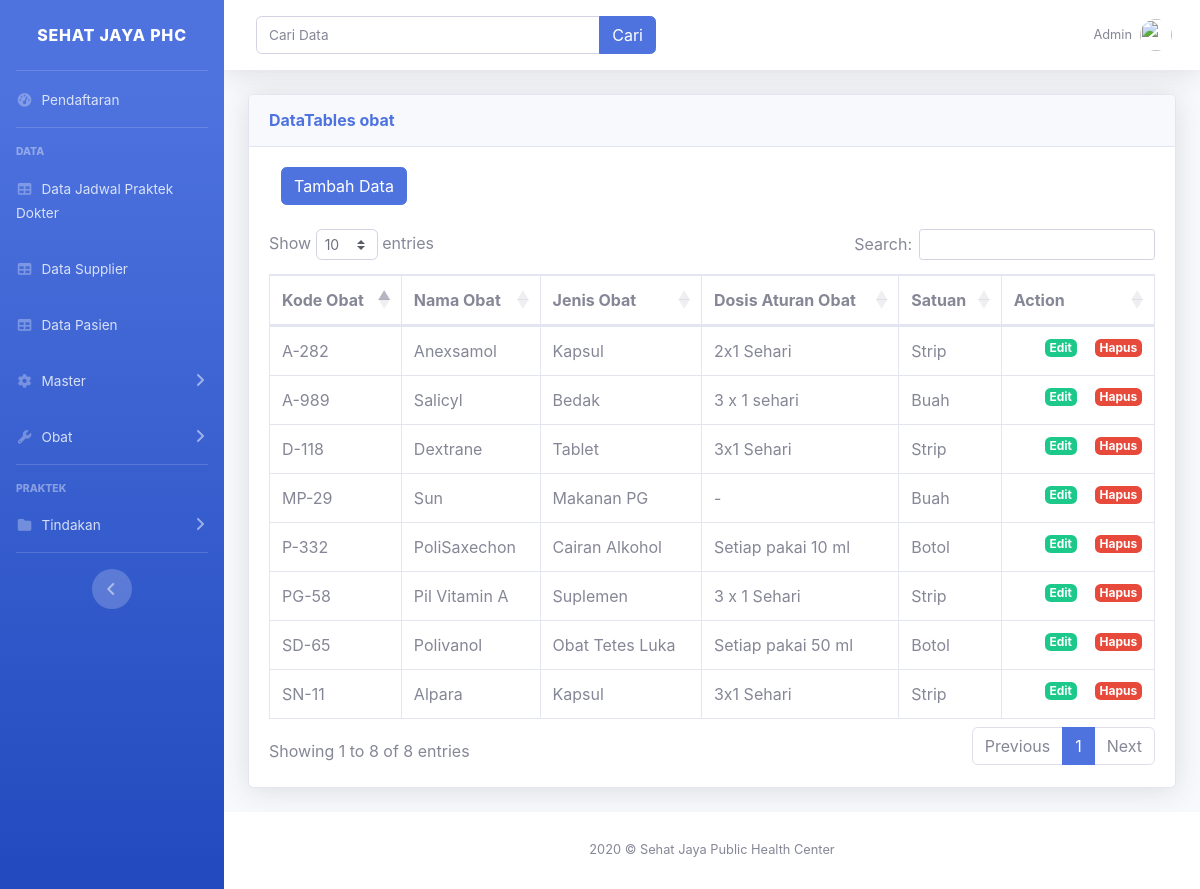
Page /index.php/obat on the committed database.
### tables this page shows
CREATE TABLE `tbl_obat` (
  `kode_obat` varchar(5) NOT NULL,
  `nama_obat` varchar(50) NOT NULL,
  `jenis_obat` varchar(50) NOT NULL,
  `dosis_aturan_obat` varchar(40) NOT NULL,
  `satuan` varchar(15) NOT NULL
);

### application/controllers/obat.php (called while the page is built, shortened)
<?php
class obat extends CI_Controller {
    public function __construct(){
        $this->load->model('obat_model');
        $this->load->library('form_validation');
    }
    public function index(){
        $data['title']='List obat';
        $data['tbl_obat']=$this->obat_model->getAllobat();
        $this->load->view('template/header', $data);
        $this->load->view('obat/index');
        $this->load->view('template/footer');
    }
}
?>

### index.php (called while the page is built, shortened)
<?php
require_once BASEPATH.'core/CodeIgniter.php';

### application/models/obat_model.php (called while the page is built, shortened)
<?php
class obat_model extends CI_Model{
    public function getAllobat(){
        return $this->db->get('tbl_obat')->result_array();
    }
}
?>

### application/views/obat/index.php (the view, shortened to what this page needs)
    <div class="card shadow mb-4">
      <div class="card-header py-3">
        <h6 class="m-0 font-weight-bold text-primary">DataTables obat</h6>
      </div>
      <div class="card-body">
        <div class="table-responsive">
            <div class="col-md-6">
              <a href="<?= base_url();?>obat/tambah" class="btn btn-primary">Tambah Data</a>
            </div>&nbsp
          <table class="table table-bordered" id="dataTable" width="100%" cellspacing="0">
            <thead>
              <tr>
                  <th>Kode Obat</th>
                  <th>Nama Obat</th>
                  <th>Jenis Obat</th>
                  <th>Dosis Aturan Obat</th>
                  <th>Satuan</th>
                  <th>Action</th>
              </tr>
            </thead>
            <tbody>
              <?php foreach($tbl_obat as $ob):?>
              <tr>
                  <td><?= $ob['kode_obat']?></td>
                  <td><?= $ob['nama_obat']?></td>
                  <td><?= $ob['jenis_obat']?></td>
                  <td><?= $ob['dosis_aturan_obat']?></td>
                  <td><?= $ob['satuan']?></td>
                  <td>
                      <a href="<?= base_url();?>obat/hapus/<?= $ob['kode_obat'];?>"
                          class="badge badge-danger float-right"
                          onclick="return confirm('Yakin Data ini akan dihapus?');">Hapus</a>
                      <a href="<?= base_url();?>obat/edit/<?= $ob['kode_obat'];?>"
                          class="badge badge-success float-right">Edit</a>
                  </td>
              </tr>
              <?php endforeach?>
            </tbody>
          </table>
        </div>
      </div>
    </div>
  </div>
</div>

### application/views/template/header.php (shortened to what this page needs)
<!DOCTYPE html>
<html lang="en">
<head>
  <link href="<?php echo base_url(); ?>/vendor/fontawesome-free/css/all.min.css" rel="stylesheet" type="text/css">
  <link href="<?php echo base_url(); ?>/css/sb-admin-2.min.css" rel="stylesheet">
  <link href="<?php echo base_url(); ?>vendor/datatables/dataTables.bootstrap4.min.css" rel="stylesheet">
</head>
<body id="page-top">
  <div id="wrapper">
    <ul class="navbar-nav bg-gradient-primary sidebar sidebar-dark accordion" id="accordionSidebar">
      <a class="sidebar-brand d-flex align-items-center justify-content-center" href="home">
        <div class="sidebar-brand-text mx-3">Sehat Jaya PHC</div>
      </a>
      <hr class="sidebar-divider my-0">
      <li class="nav-item">
        <a class="nav-link" href="pendaftaran">
          <i class="fas fa-fw fa-tachometer-alt"></i>
          <span>Pendaftaran</span></a>
      </li>
      <hr class="sidebar-divider">
      <div class="sidebar-heading">
        Data
      </div>
      <li class="nav-item">
        <a class="nav-link" href="jadwalpraktekdokter">
          <i class="fas fa-fw fa-table"></i>
          <span>Data Jadwal Praktek Dokter</span></a>
      </li>
      <li class="nav-item">
        <a class="nav-link" href="supplier ">
          <i class="fas fa-fw fa-table"></i>
          <span>Data Supplier</span></a>
      </li>
      <li class="nav-item">
        <a class="nav-link" href="pasien ">
          <i class="fas fa-fw fa-table"></i>
          <span>Data Pasien</span></a>
      </li>
      <li class="nav-item">
        <a class="nav-link collapsed" href="#" data-toggle="collapse" data-target="#collapseTwo" aria-expanded="true"
          aria-controls="collapseTwo">
          <i class="fas fa-fw fa-cog"></i>
          <span>Master</span>
        </a>
      </li>
      <li class="nav-item">
        <a class="nav-link collapsed" href="#" data-toggle="collapse" data-target="#collapseUtilities"
          aria-expanded="true" aria-controls="collapseUtilities">
          <i class="fas fa-fw fa-wrench"></i>
          <span>Obat</span>
        </a>
      </li>
      <hr class="sidebar-divider">
      <div class="sidebar-heading">
        Praktek
      </div>
      <li class="nav-item">
        <a class="nav-link collapsed" href="#" data-toggle="collapse" data-target="#collapsePages" aria-expanded="true"
          aria-controls="collapsePages">
          <i class="fas fa-fw fa-folder"></i>
          <span>Tindakan</span>
        </a>
      </li>
      <hr class="sidebar-divider d-none d-md-block">
      <div class="text-center d-none d-md-inline">
        <button class="rounded-circle border-0" id="sidebarToggle"></button>
      </div>
    </ul>
    <div id="content-wrapper" class="d-flex flex-column">
      <div id="content">
        <nav class="navbar navbar-expand navbar-light bg-white topbar mb-4 static-top shadow">
          <form action="" method="post" class="d-none d-sm-inline-block form-inline mr-auto ml-md-3 my-2 my-md-0 mw-100 navbar-search">
            <div class="input-group">
              <input type="text" class="form-control"
              placeholder="Cari Data" name="keyword">
              <div class="input-group-append">
                  <button class="btn btn-primary" type="submit">Cari</button>
              </div>
            </div>
          </form>
          <ul class="navbar-nav ml-auto">
            <li class="nav-item dropdown no-arrow d-sm-none">
            <li class="nav-item dropdown no-arrow">
              <a class="nav-link dropdown-toggle" href="#" id="userDropdown" role="button" data-toggle="dropdown"
                aria-haspopup="true" aria-expanded="false">
                <span class="mr-2 d-none d-lg-inline text-gray-600 small">Admin</span>
                <img class="img-profile rounded-circle" src="https://source.unsplash.com/QAB-WJcbgJk/60x60">
              </a>
            </li>
          </ul>
        </nav>
        <div class="container-fluid">

### application/views/template/footer.php (shortened to what this page needs)
      <footer class="sticky-footer bg-white">
        <div class="container my-auto">
          <div class="copyright text-center my-auto">
            <span>2020 &copy; Sehat Jaya Public Health Center</span>
          </div>
        </div>
      </footer>
    </div>
  </div>
</body>
</html>

### application/views/template/header.php (style rules this page uses)
.badge { margin-left:18px; }

### rows in the picture
tbl_obat: kode_obat "A-282", nama_obat "Anexsamol", jenis_obat "Kapsul", dosis_aturan_obat "2x1 Sehari", satuan "Strip"
tbl_obat: kode_obat "A-989", nama_obat "Salicyl", jenis_obat "Bedak", dosis_aturan_obat "3 x 1 sehari", satuan "Buah"
tbl_obat: kode_obat "D-118", nama_obat "Dextrane", jenis_obat "Tablet", dosis_aturan_obat "3x1 Sehari", satuan "Strip"
tbl_obat: kode_obat "MP-29", nama_obat "Sun", jenis_obat "Makanan PG", dosis_aturan_obat "-", satuan "Buah"
tbl_obat: kode_obat "P-332", nama_obat "PoliSaxechon", jenis_obat "Cairan Alkohol", dosis_aturan_obat "Setiap pakai 10 ml", satuan "Botol"
tbl_obat: kode_obat "PG-58", nama_obat "Pil Vitamin A", jenis_obat "Suplemen", dosis_aturan_obat "3 x 1 Sehari", satuan "Strip"
tbl_obat: kode_obat "SD-65", nama_obat "Polivanol", jenis_obat "Obat Tetes Luka", dosis_aturan_obat "Setiap pakai 50 ml", satuan "Botol"
tbl_obat: kode_obat "SN-11", nama_obat "Alpara", jenis_obat "Kapsul", dosis_aturan_obat "3x1 Sehari", satuan "Strip"
